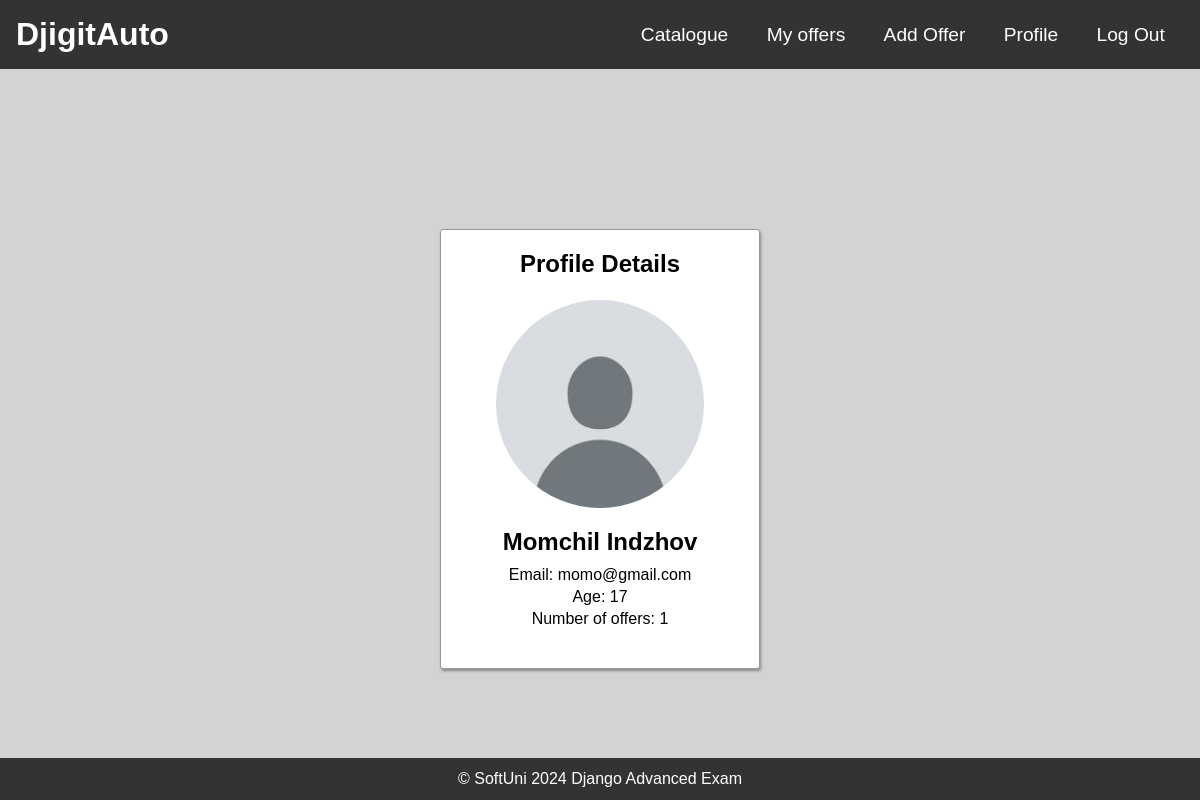
The page /accounts/details/18/ (signed in) on the database its author committed.
### DjigitAuto/accounts/models.py (models this page shows)
class Profile(models.Model):
    MAX_FIRST_NAME_LENGTH = 30
    MAX_LAST_NAME_LENGTH = 30
    first_name = models.CharField(
        max_length=MAX_FIRST_NAME_LENGTH,
        blank=True,
        null=True,
    )
    last_name = models.CharField(
        max_length=MAX_LAST_NAME_LENGTH,
        blank=True,
        null=True,
    )
    age = models.IntegerField(
        blank=True,
        null=True,
    )
    profile_picture = models.URLField(
        blank=True,
        null=True,
    )
    user = models.OneToOneField(
        DjigitAutoUser,
        primary_key=True,
        on_delete=models.CASCADE,
    )

class DjigitAutoUser(auth_models.AbstractBaseUser, auth_models.PermissionsMixin):
    email = models.EmailField(
        'email address',
        unique=True,
        error_messages={
            'unique': 'A user with that email already exists.'
        },
    )
    username = models.CharField(
        unique=True,
        null=True,
        blank=True,
        max_length=30,
    )
    date_joined = models.DateTimeField(
        default=timezone.now,
    )
    is_staff = models.BooleanField(
        default=False,
    )
    is_superuser = models.BooleanField(
        default=False,
    )
    is_active = models.BooleanField(
        default=True,
    )
    USERNAME_FIELD = 'email'
    object = DjigitAutoUserManager()

### DjigitAuto/accounts/views.py (the view)
# urls.py: path('details/<int:pk>/', ProfileDetailsView.as_view(), name='profile details'),
class ProfileDetailsView(views.DetailView):
    queryset = Profile.objects.prefetch_related("user").all()
    template_name = 'accounts/profile-details.html'

### templates/accounts/profile-details.html (shortened to what this page needs)
{% extends 'common/base.html' %}
{% load static %}
{% block main_content %}
    <!DOCTYPE html>
    <html lang="en">
    <head>
        <link rel="stylesheet" href="{% static 'css/accounts/profile-details.css' %}">
    </head>
    <body>
    <section id="profile-details">
        <h1>Profile Details</h1>
        <div class="profile-header">
            {% if not object.profile_picture %}
                <img class="profile-picture" src="{% static 'images/default.jpg' %}" alt="profile-image"/>
            {% else %}
                <img class="profile-picture" src="{{ object.profile_picture }}" alt="profile-image"/>
            {% endif %}
            {% if object.first_name and object.last_name %}
                <h1>{{ object.first_name }} {{ object.last_name }}</h1>
            {% elif object.first_name %}
                <h1>{{ object.first_name }}</h1>
            {% elif object.last_name %}
                <h1>{{ object.last_name }}</h1>
            {% endif %}
            <div class="details">
                <p class="description">Email: {{ object.user.email }}</p>
                {% if object.age %}
                    <p class="description">Age: {{ object.age }}</p>
                {% endif %}
                {% if user.caroffer_set.all %}
                    <p class="description">Number of offers: {{ user.caroffer_set.count }}</p>
                {% endif %}
            </div>
        </div>
    </section>
{% endblock %}

### static/css/basestyle.css (style rules this page uses)
* { margin: 0; padding: 0; box-sizing: border-box; }
body { font-family: Arial, sans-serif; background-color: lightgray; }

### static/css/accounts/profile-details.css (style rules this page uses)
#profile-details { margin: 30px auto; margin-top: 10em; flex-direction: column; align-items: center; display: block; width: 20em; background-color: rgb(255, 255, 255); border: 1px solid rgb(156, 152, 152); padding: 20px; border-radius: 3px; box-shadow: 1px 2px 3px #888888; }
h1 { text-align: center; margin-bottom: 0.25em; }
.profile-header { display: flex; flex-direction: column; align-items: center; padding: 1em; }
.profile-picture { width: 13em; height: 13em; border-radius: 50%; margin-bottom: 20px; }
.details { text-align: center; }
.description { margin: 0.25em; }

### rows shown on the page
Profile: first_name "Momchil", last_name "Indzhov", user.email "momo@gmail.com", age "17"
DjigitAutoUser: caroffer_set.count "1"
